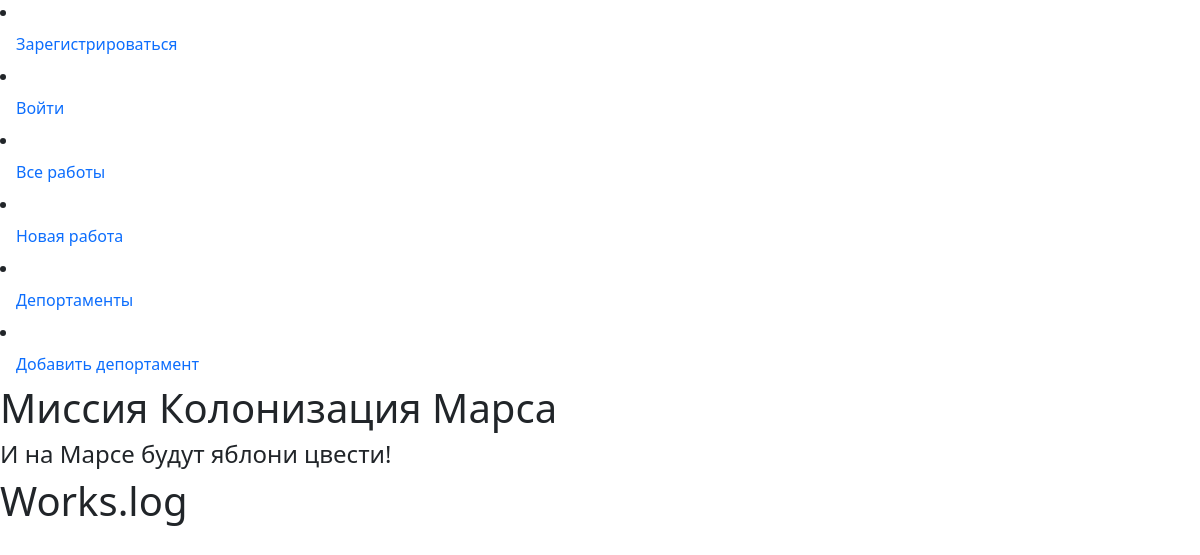
/, run on an earlier commit of the app's database.
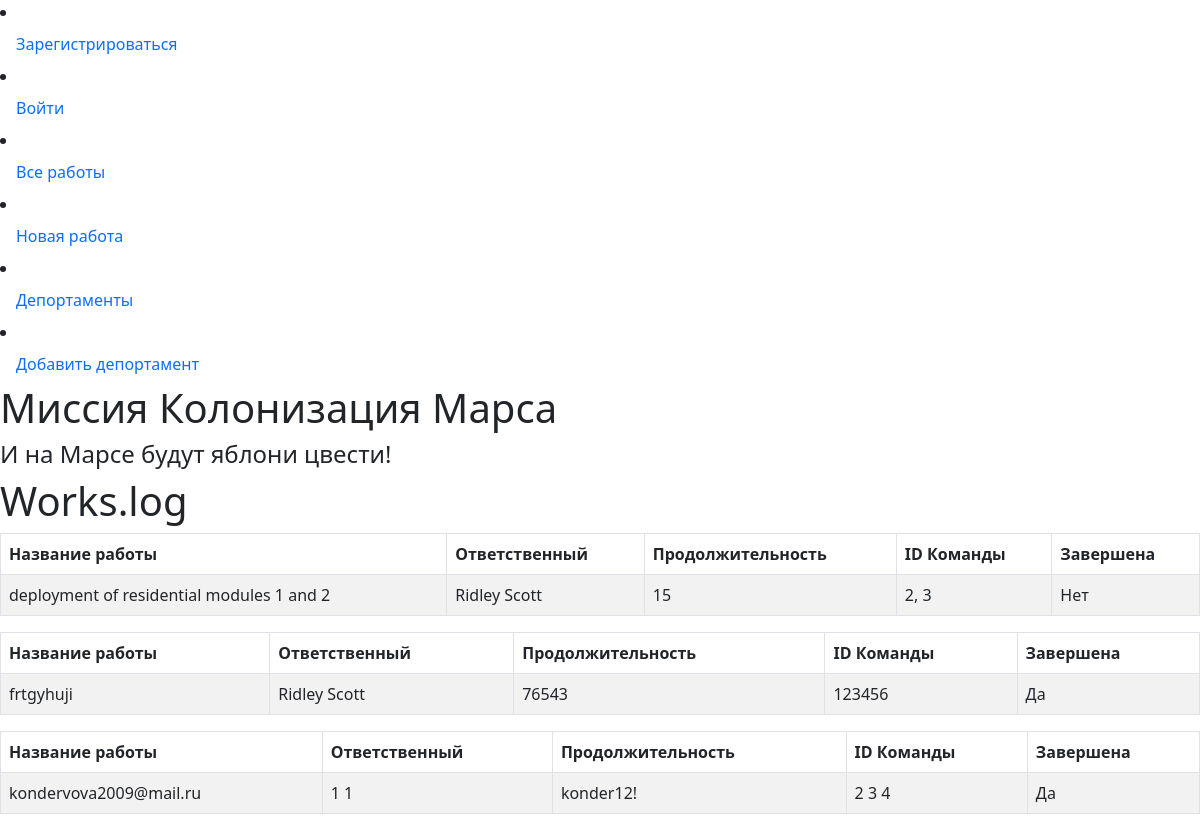
And on a later commit of the database.
### data/users.py (models this page shows, shortened)
class Jobs(SqlAlchemyBase):
    __tablename__ = "jobs"
    id = sqlalchemy.Column(sqlalchemy.Integer, primary_key=True, autoincrement=True)
    team_leader = sqlalchemy.Column(
        sqlalchemy.Integer, sqlalchemy.ForeignKey("users.id")
    )
    job = sqlalchemy.Column(sqlalchemy.String, default="имя")
    work_size = sqlalchemy.Column(sqlalchemy.Integer, default=datetime.datetime.now)
    collaborators = sqlalchemy.Column(sqlalchemy.String)
    start_date = sqlalchemy.Column(sqlalchemy.DateTime, default=datetime.datetime.now)
    end_date = sqlalchemy.Column(sqlalchemy.DateTime, default=datetime.datetime.now)
    is_finished = sqlalchemy.Column(sqlalchemy.Boolean, default=True)

### app.py (the view)
@app.route('/')
def users():
    db_sess = db_session.create_session()
    jobs = db_sess.query(Jobs).all()
    users = {}
    for job in jobs:
        usera = db_sess.query(User).filter(User.id == job.team_leader)
        for user in usera:
            users[job.id] = f'{user.name} {user.surname}'
    return render_template('jobs.html', jobs=jobs, users=users)

### data/db_session.py (called while the page is built)
def create_session() -> Session:
    global __factory
    return __factory()

### templates/jobs.html (shortened to what this page needs)
{% extends "base.html" %}
{% block content %}
<h1>Works.log</h1>
{% for job in jobs %}
<table class="table table-striped table-bordered">
    <thead>
                <tr>
                    <th>Название работы</th>
                    <th>Ответственный</th>
                    <th>Продолжительность</th>
                    <th>ID Команды</th>
                    <th>Завершена</th>
                </tr>
            </thead>
            <tbody>
                <tr>
                    <td>{{ job.job }}</td>
                    <td>{{ users[job.id] }}</td>
                    <td>{{ job.work_size }}</td>
                    <td>{{ job.collaborators }}</td>
                    <td>
                        {% if job.is_finished %}
                            Да
                        {% else %}
                            Нет
                        {% endif %}
                    </td>
                </tr>
            </tbody>
        </table>
{% endfor %}
{% endblock %}

What changed in the data, as far as the page shows it:
added Jobs: job "deployment of residential modules 1 and 2", users "Ridley Scott", work_size "15", collaborators "2, 3", is_finished "Нет"
added Jobs: job "frtgyhuji", users "Ridley Scott", work_size "76543", collaborators "123456", is_finished "Да"
added Jobs: job "kondervova2009@mail.ru", users "1 1", work_size "konder12!", collaborators "2 3 4", is_finished "Да"
